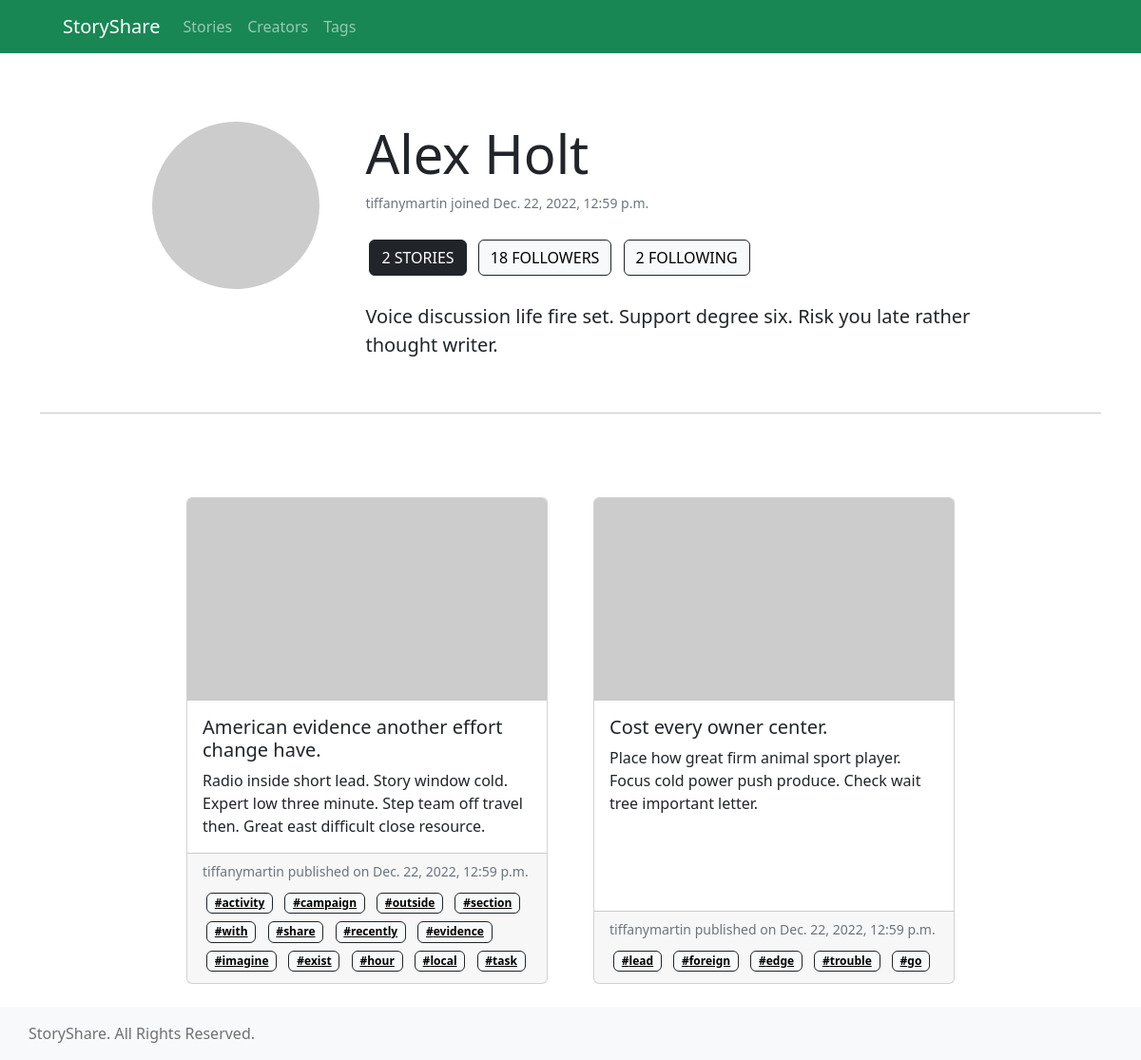
Screenshot of /creators/tiffanymartin/ with the database file from the repository.
### app/models.py (models this page shows, shortened)
class CreatorProfile(models.Model):
	class Meta:
		verbose_name = "Creator Profile"
		verbose_name_plural = "Creator Profiles"
	user = models.OneToOneField(User, primary_key=True, on_delete=models.CASCADE)
	slug = models.SlugField(max_length=1024,unique=True, blank=True, null=True)
	profile_image = models.URLField(max_length=2048, blank=True, null=True)
	description = models.TextField(max_length=160, blank=True, null=True)
	following = models.ManyToManyField('self', symmetrical=False, related_name='followers', blank=True)
	date_created = models.DateTimeField(auto_now_add=True, null=True)
	def get_absolute_url(self):
		return reverse('app:creator-profile-detail-view', kwargs={'slug': self.slug})

class Post(models.Model):
	class Meta:
		verbose_name = "Post"
		verbose_name_plural = "Posts"
	creator_profile = models.ForeignKey(CreatorProfile, related_name='posts', null=True, on_delete=models.CASCADE)
	title = models.CharField(max_length=148, null=True)
	slug = models.SlugField(max_length=1024, blank=True, unique=True, null=True)
	featured_image = models.URLField(max_length=2048, blank=True, null=True)
	content = models.TextField(max_length=64000, null=True)
	excerpt = models.TextField(max_length=480, null=True)
	tags = models.ManyToManyField(Tag, related_name='posts', blank=True)
	date_created = models.DateTimeField(auto_now_add=True, null=True)
	def get_absolute_url(self):
		return reverse('app:post-detail-view', kwargs={'slug': self.slug})

class Tag(models.Model):
	class Meta:
		verbose_name = "Tag"
		verbose_name_plural = "Tags"
	name = models.CharField(max_length=32, null=True)
	slug = models.SlugField(max_length=1024, blank=True, unique=True, null=True)
	def get_absolute_url(self):
		return reverse('app:tag-detail-view', kwargs={'slug': self.slug})
	def __str__(self):
		return self.name

### app/views.py (the view)
# urls.py: path('creators/<slug:slug>/', views.CreatorProfileDetailView.as_view(), name = 'creator-profile-detail-view'),
class CreatorProfileDetailView(DetailView):
	model = CreatorProfile
	context_object_name = 'creator_profile'
	template_name = 'app/creator_profile/creator_profile_detail.html'

### app/templates/app/creator_profile/creator_profile_detail.html (shortened to what this page needs)
{% extends 'app/components/base.html' %}
{% block body %}
<section id="creator" class="mb-5">
	<div class="container">
		<div class="jumbotron jumbotron-fluid">
			<div
				class="container d-flex flex-row flex-wrap justify-content-center align-items-top">
				<div
					class="ratio ratio-1x1 rounded-circle overflow-hidden m-4"
					style="max-width: 11rem; max-height: 11rem">
					<img
						class="img-fluid"
						style="max-width: 100%; height: auto"
						src="{{creator_profile.profile_image}}"
						alt="{{creator_profile.profile_image}}" />
				</div>
				<div class="m-4" style="max-width: 60%">
					<h1 class="display-4">
						{{creator_profile.user.first_name}}
						{{creator_profile.user.last_name}}
					</h1>
					<small class="text-muted d-block"
						>{{creator_profile.user.username}} joined
						{{creator_profile.date_created}}</small
					>
					<div class="d-block mt-4">
						<button type="button" class="btn btn-dark m-1">
							{{creator_profile.posts.all | length}} STORIES
						</button>
						<button
							type="button"
							class="btn btn-light border border-dark m-1"
							data-bs-toggle="modal"
							data-bs-target="#follows">
							{{creator_profile.followers.all | length}} FOLLOWERS
						</button>
						<button
							type="button"
							class="btn btn-light border-dark m-1"
							data-bs-toggle="modal"
							data-bs-target="#following">
							{{creator_profile.following.all | length}} FOLLOWING
						</button>
					</div>
					<p class="lead mt-4">{{creator_profile.description}}</p>
				</div>
			</div>
		</div>
		<hr />
	</div>
</section>
<section id="creator-posts">
	<div class="container">
		<div
			class="card-column d-flex flex-row flex-wrap justify-content-center align-items-top">
			{% for post in creator_profile.posts.all %}
			<div
				class="card m-4"
				style="max-width: 23.75rem"
				onclick="window.location='{{post.get_absolute_url}}'"
				role="button">
				<img
					class="card-img-top"
					src="{{post.featured_image}}"
					alt="{{post.featured_image}}" />
				<div class="card-body">
					<h5 class="card-title">{{post.title}}</h5>
					<p class="card-text">{{post.excerpt}}</p>
				</div>
				<div class="card-footer">
					<small class="text-muted d-block mb-2"
						>{{creator_profile.user.username}} published on
						{{post.date_created}}</small
					>
					{% for tag in post.tags.all %}
					<a
						class="badge text-bg-light border border-dark m-1"
						href="{{tag.get_absolute_url}}"
						>#{{tag}}</a
					>
					{% endfor %}
				</div>
			</div>
			{% endfor %}
		</div>
	</div>
</section>
{% endblock body %}

### app/templates/app/components/base.html (shortened to what this page needs)
{% load static %}
<!DOCTYPE html>
<html lang="en">
	<head>
		<link
			href="https://cdn.jsdelivr.net/npm/bootstrap@5.2.3/dist/css/bootstrap.min.css"
			rel="stylesheet"
 />
		<link
			rel="stylesheet"
			type="text/css"
			href="{% static 'app/base/base.css' %}" />
	</head>
	<body class="min-vh-100 d-flex flex-column justify-content-top">
		<header class="sticky-top bg-success mb-5">
			<nav
				class="container px-4 navbar navbar-expand-md navbar-dark bg-success">
				<div class="container-fluid">
					<a class="navbar-brand" href="{% url 'app:index' %}">StoryShare</a>
					<div
						class="collapse navbar-collapse"
						id="navbarSupportedContent">
						<ul class="navbar-nav me-auto mb-2 mb-lg-0">
							<li class="nav-item">
								<a
									class="nav-link"
									href="{% url 'app:post-list-view' %}"
									>Stories</a
								>
							</li>
							<li class="nav-item">
								<a
									class="nav-link"
									href="{% url 'app:creator-profile-list-view' %}"
									>Creators</a
								>
							</li>
							<li class="nav-item">
								<a
									class="nav-link"
									href="{% url 'app:tag-list-view' %}"
									>Tags</a
								>
							</li>
						</ul>
					</div>
				</div>
			</nav>
		</header>
		{% block body %}{% endblock body %}
		<footer class="bg-light" style="margin-top: auto !important">
			<nav
				class="container navbar navbar-fixed-bottom navbar-light bg-light">
				<span class="navbar-text">
					StoryShare. All Rights Reserved.
				</span>
			</nav>
		</footer>
	</body>
</html>

### rows the page displays
CreatorProfile: user.first_name "Alex", user.last_name "Holt", user.username "tiffanymartin", date_created "Dec. 22, 2022, 12:59 p.m.", posts.all|length "2", followers.all|length "18", following.all|length "2", description "Voice discussion life fire set. Support degree six. Risk you late rather thought writer."
Post: title "American evidence another effort change have.", excerpt "Radio inside short lead. Story window cold. Expert low three minute. Step team off travel then. Great east difficult close resource.", date_created "Dec. 22, 2022, 12:59 p.m."
Tag: name "activity"
Tag: name "campaign"
Tag: name "outside"
Tag: name "section"
Tag: name "with"
Tag: name "share"
Tag: name "recently"
Tag: name "evidence"
Tag: name "imagine"
Tag: name "exist"
Tag: name "hour"
Tag: name "local"
Tag: name "task"
Post: title "Cost every owner center.", excerpt "Place how great firm animal sport player. Focus cold power push produce. Check wait tree important letter.", date_created "Dec. 22, 2022, 12:59 p.m."
Tag: name "lead"
Tag: name "foreign"
Tag: name "edge"
Tag: name "trouble"
Tag: name "go"
